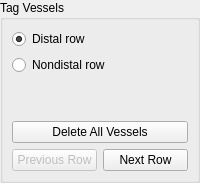
               <widget class="QWidget" name="addVesselsPage">
                <layout class="QVBoxLayout" name="verticalLayout_28">
                 <property name="margin">
                  <number>0</number>
                 </property>
                 <item>
                  <widget class="QGroupBox" name="groupBox_9">
                   <property name="autoFillBackground">
                    <bool>false</bool>
                   </property>
                   <property name="title">
                    <string>Tag Vessels</string>
                   </property>
                   <layout class="QVBoxLayout" name="verticalLayout_35">
                    <item>
                     <widget class="QRadioButton" name="distalRadio">
                      <property name="text">
                       <string>Distal row</string>
                      </property>
                      <property name="checked">
                       <bool>true</bool>
                      </property>
                     </widget>
                    </item>
                    <item>
                     <widget class="QRadioButton" name="nondistalRadio">
                      <property name="text">
                       <string>Nondistal row</string>
                      </property>
                     </widget>
                    </item>
                    <item>
                     <spacer name="verticalSpacer_10">
                      <property name="orientation">
                       <enum>Qt::Vertical</enum>
                      </property>
                      <property name="sizeHint" stdset="0">
                       <size>
                        <width>20</width>
                        <height>40</height>
                       </size>
                      </property>
                     </spacer>
                    </item>
                    <item>
                     <widget class="QPushButton" name="deleteAllVessels">
                      <property name="minimumSize">
                       <size>
                        <width>0</width>
                        <height>0</height>
                       </size>
                      </property>
                      <property name="maximumSize">
                       <size>
                        <width>16777215</width>
                        <height>16777215</height>
                       </size>
                      </property>
                      <property name="toolTip">
                       <string>Delete all vessels</string>
                      </property>
                      <property name="text">
                       <string>Delete All Vessels</string>
                      </property>
                     </widget>
                    </item>
                    <item>
                     <layout class="QHBoxLayout" name="horizontalLayout_13">
                      <item>
                       <widget class="QPushButton" name="prevRow">
                        <property name="enabled">
                         <bool>false</bool>
                        </property>
                        <property name="minimumSize">
                         <size>
                          <width>0</width>
                          <height>0</height>
                         </size>
                        </property>
                        <property name="text">
                         <string>Previous Row</string>
                        </property>
                       </widget>
                      </item>
                      <item>
                       <widget class="QPushButton" name="nextRow">
                        <property name="minimumSize">
                         <size>
                          <width>0</width>
                          <height>0</height>
                         </size>
                        </property>
                        <property name="text">
                         <string>Next Row</string>
                        </property>
                       </widget>
                      </item>
                     </layout>
                    </item>
                   </layout>
                  </widget>
                 </item>
                </layout>
               </widget>
